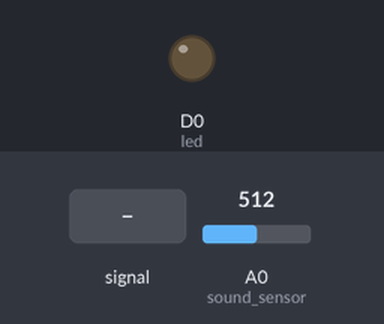
Bench run of a sketch on a simulated ESP8266 (NodeMCU). On the bench: output pins drawn as LEDs (lit = HIGH). Dashed ring = blinking. Inputs (shaded band) come from the test bench; at power-on: A0 (sound_sensor) = 512. What the sketch prints to the serial monitor is not drawn.

Above: at 1.2 s.
1.3 s: A0 (sound_sensor) fed a 2 Hz sine of ±306 counts around its level
At 4.2 s:
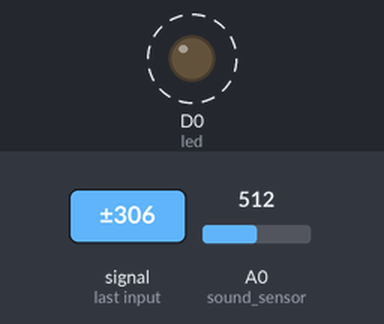
4.3 s: A0 (sound_sensor) set to 716
At 4.8 s:
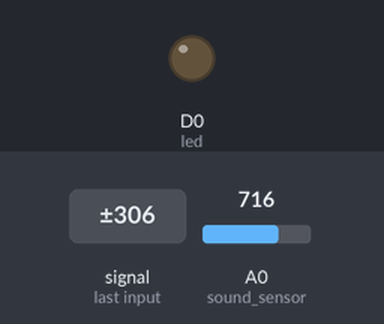
5.8 s: A0 (sound_sensor) fed a 50 Hz sine of ±306 counts around its level
8.8 s: A0 (sound_sensor) fed a 200 Hz sine of ±255 counts around its level
11.8 s: A0 (sound_sensor) set to 810
At 12.1 s:
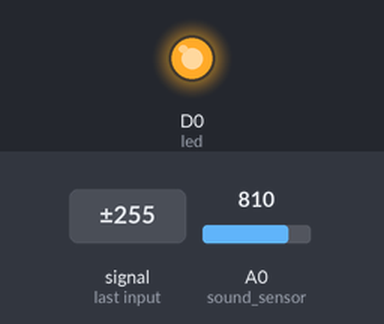
13.3 s: A0 (sound_sensor) set to 785
At 14.4 s:
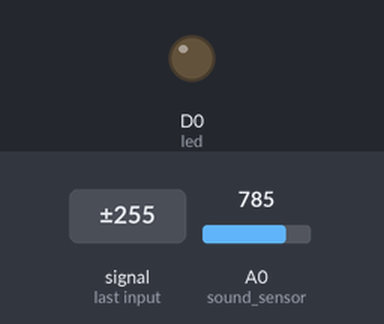
Timing chart, 0 to 15.8 s (numbered marks = the images above; inputs shaded):
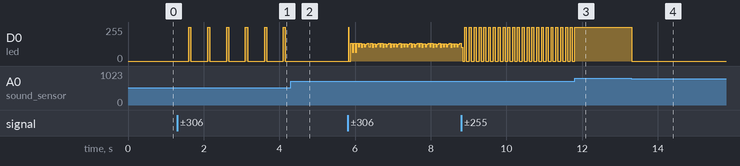

The sketch:

17_Sound_Sensor.ino
```cpp
int sound_sensor = A0;
int led = D0;

void setup() {
  Serial.begin(9600);
  pinMode(sound_sensor, INPUT);
  pinMode(led, OUTPUT);
}

void loop() {
  int sound_signalLevel = analogRead(sound_sensor);
  Serial.println(sound_signalLevel);

  if(sound_signalLevel > 800){
    digitalWrite(led, HIGH);
  }
  else
    digitalWrite(led,LOW);
}
```

Measured:
- the behaviour switches between 801 and 800 on A0 (sound_sensor) (found by bisection; images 3 and 4)
- after the input at 1.3 s, D0 (led): alternates 255/255 for 0.06 s and 0/255 for 0.44 s, starting after 0.30 s
- after the input at 4.3 s, D0 (led): stops changing and stays 0/255
- after the input at 11.8 s, D0 (led): goes on until 11.8 s, then stays 255/255
- after the input at 13.3 s, D0 (led): 255/255 → 0/255 at once
